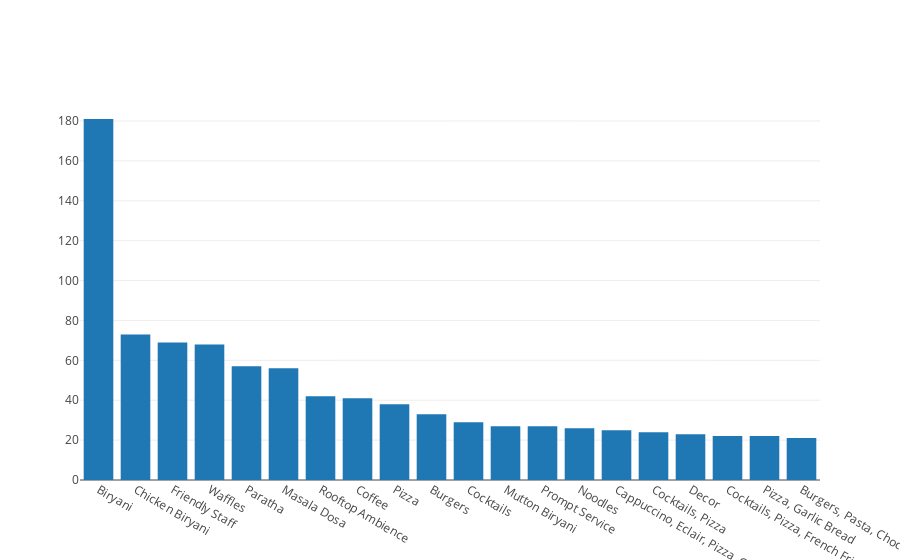

This figure's notebook cell:
### Code cell
# Dishes liked most
dish_group_count = data.groupby(['dish_liked']).size().reset_index(name="count")
dish_group_count = dish_group_count.sort_values('count',ascending = False)
dish_group_top10 = dish_group_count.head(20)
inputdata = [go.Bar(
            x=dish_group_top10['dish_liked'],
            y=dish_group_top10['count']
    )]
py.iplot(inputdata, filename='basic-bar')
plt.show()

### Figure 1 — Plotly figure (JSON) as saved in the notebook; plotly's stock layout.template omitted (floating-point values rounded to 4 significant figures)
{"data": [{"type": "bar", "uid": "a16b2bf7-9e3b-462d-95aa-9fa67b3f6a17", "x": ["Biryani", "Chicken Biryani", "Friendly Staff", "Waffles", "Paratha", "Masala Dosa", "Rooftop Ambience", "Coffee", "Pizza", "Burgers", "Cocktails", "Mutton Biryani", "Prompt Service", "Noodles", "Cappuccino, Eclair, Pizza, Coffee, Blueberry Cheesecake, Oreo Cheesecake, Tiramisu", "Cocktails, Pizza", "Decor", "Cocktails, Pizza, French Fries", "Pizza, Garlic Bread", "Burgers, Pasta, Chocolate Mousse, Potato Wedges, Cup Cake, Cheesy Fries, Peri Peri Chicken"], "y": [181, 73, 69, 68, 57, 56, 42, 41, 38, 33, 29, 27, 27, 26, 25, 24, 23, 22, 22, 21]}], "layout": {}}
